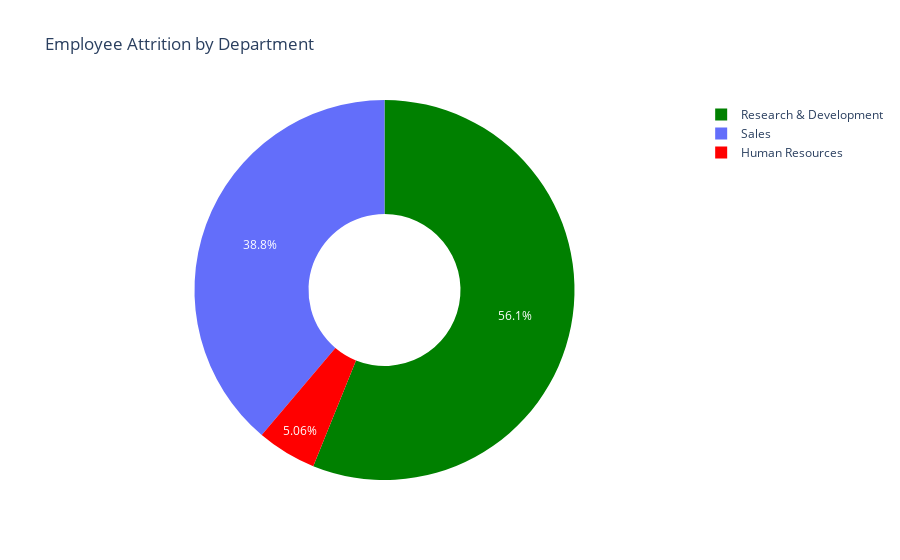

The cell this chart's notebook holds for it:
### Code cell
# Create a donut chart
fig = go.Figure(data=[go.Pie(
    labels=atr_by_dpt["Department"],
    values=atr_by_dpt["count"],
    hole=0.4,
    marker=dict(colors=["red","green"]),
    textposition="inside"
)])
#Update the layout
fig.update_layout(title="Employee Attrition by Department")
#show teh chart
fig.show()

### Figure 1 — Plotly figure (JSON) as saved in the notebook; plotly's stock layout.template omitted (floating-point values rounded to 4 significant figures)
{"data": [{"hole": 0.4, "labels": ["Human Resources", "Research & Development", "Sales"], "marker": {"colors": ["red", "green"]}, "textposition": "inside", "type": "pie", "values": [12, 133, 92]}], "layout": {"title": {"text": "Employee Attrition by Department"}}}
